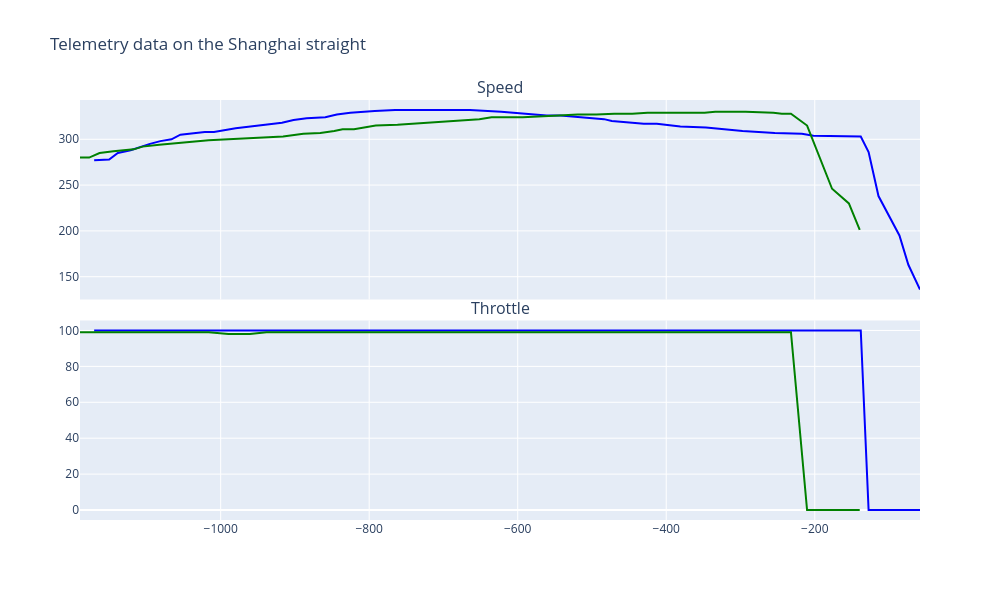

Notebook code cell kept with this figure:
### Code cell
fig = make_subplots(
    rows=2,
    cols=1,
    shared_xaxes=True,
    vertical_spacing=0.05,
    subplot_titles=["Speed", "Throttle"],
    # title="Telemetry data on the Shanghai straight",
)
plot_df = df2[(df2['distance_m']>_start) & (df2['distance_m']<_end)]
plot_df['distance_plt'] = plot_df['distance_m'] - _end
fig.add_trace(
    go.Scatter(
        x=plot_df['distance_plt'].values,
        y=plot_df['speed'].values,
        name='Speed - 2026',
        line=dict(color='blue'),
    ),
    row=1, col=1,
)
fig.add_trace(
    go.Scatter(
        x=plot_df['distance_plt'].values,
        y=plot_df['throttle'].values,
        name='Throttle - 2026',
        line=dict(color='blue'),
    ),
    row=2, col=1,
)
plot_df = df4[(df4['distance_m']>_start) & (df4['distance_m']<_end)]
plot_df['distance_plt'] = plot_df['distance_m'] - _end
fig.add_trace(
    go.Scatter(
        x=plot_df['distance_plt'].values,
        y=plot_df['speed'].values,
        name='Speed - 2025',
        line=dict(color='green'),
    ),
    row=1, col=1,
)
fig.add_trace(
    go.Scatter(
        x=plot_df['distance_plt'].values,
        y=plot_df['throttle'].values,
        name='Throttle - 2025',
        line=dict(color='green'),
    ),
    row=2, col=1,
)
fig.update_layout(
    title="Telemetry data on the Shanghai straight",
    height=600,
    width=1000,
    hovermode="x unified",
    showlegend=False,
    legend=dict(orientation="h", yanchor="bottom", y=1.02, xanchor="right", x=1),
)
fig.update_xaxes(
    showspikes=True,
    spikemode="across",
    spikedash="solid",
    spikecolor="rgba(128, 128, 128, 0.5)",
    spikethickness=1,
)

### Figure 1 — Plotly figure (JSON) as saved in the notebook; plotly's stock layout.template omitted (floating-point values rounded to 4 significant figures)
{"data": [{"line": {"color": "blue"}, "name": "Speed - 2026", "type": "scatter", "x": [-1170.0, -1150.0, -1139.0, -1121.0, -1095.0, -1081.0, -1066.0, -1054.0, -1021.0, -1009.0, -979.8, -917.4, -901.9, -884.2, -859.1, -843.6, -825.4, -812.4, -792.6, -765.2, -745.9, -730.6, -717.5, -697.8, -687.1, -664.3, -622.3, -578.1, -561.1, -542.5, -511.1, -483.8, -473.3, -462.0, -430.3, -412.7, -394.2, -381.0, -346.5, -325.0, -297.3, -253.8, -230.7, -217.4, -201.8, -162.3, -138.1, -127.5, -114.2, -85.99, -73.96, -58.29], "xaxis": "x", "y": [277.0, 278.0, 285.0, 288.0, 295.0, 298.0, 300.0, 305.0, 308.0, 308.0, 312.0, 318.0, 321.0, 323.0, 324.0, 327.0, 329.0, 330.0, 331.0, 332.0, 332.0, 332.0, 332.0, 332.0, 332.0, 332.0, 330.0, 327.0, 326.0, 326.0, 324.0, 322.0, 320.0, 319.0, 317.0, 317.0, 315.0, 314.0, 313.0, 311.0, 309.0, 307.0, 306.0, 306.0, 304.0, 303.0, 303.0, 286.0, 238.0, 195.0, 163.0, 136.0], "yaxis": "y"}, {"line": {"color": "blue"}, "name": "Throttle - 2026", "type": "scatter", "x": [-1170.0, -1150.0, -1139.0, -1121.0, -1095.0, -1081.0, -1066.0, -1054.0, -1021.0, -1009.0, -979.8, -917.4, -901.9, -884.2, -859.1, -843.6, -825.4, -812.4, -792.6, -765.2, -745.9, -730.6, -717.5, -697.8, -687.1, -664.3, -622.3, -578.1, -561.1, -542.5, -511.1, -483.8, -473.3, -462.0, -430.3, -412.7, -394.2, -381.0, -346.5, -325.0, -297.3, -253.8, -230.7, -217.4, -201.8, -162.3, -138.1, -127.5, -114.2, -85.99, -73.96, -58.29], "xaxis": "x2", "y": [100.0, 100.0, 100.0, 100.0, 100.0, 100.0, 100.0, 100.0, 100.0, 100.0, 100.0, 100.0, 100.0, 100.0, 100.0, 100.0, 100.0, 100.0, 100.0, 100.0, 100.0, 100.0, 100.0, 100.0, 100.0, 100.0, 100.0, 100.0, 100.0, 100.0, 100.0, 100.0, 100.0, 100.0, 100.0, 100.0, 100.0, 100.0, 100.0, 100.0, 100.0, 100.0, 100.0, 100.0, 100.0, 100.0, 100.0, 0.0, 0.0, 0.0, 0.0, 0.0], "yaxis": "y2"}, {"line": {"color": "green"}, "name": "Speed - 2025", "type": "scatter", "x": [-1189.0, -1177.0, -1163.0, -1144.0, -1117.0, -1105.0, -1083.0, -1059.0, -1043.0, -1016.0, -989.6, -960.6, -938.3, -915.9, -888.7, -865.9, -847.1, -835.8, -820.5, -805.5, -791.2, -761.9, -744.6, -729.0, -709.4, -686.1, -677.6, -651.6, -635.2, -593.3, -544.5, -519.5, -494.0, -470.0, -445.9, -425.2, -400.3, -383.2, -348.3, -334.0, -316.1, -293.1, -255.7, -244.3, -232.1, -210.3, -176.7, -154.1, -139.4], "xaxis": "x", "y": [280.0, 280.0, 285.0, 287.0, 289.0, 292.0, 294.0, 296.0, 297.0, 299.0, 300.0, 301.0, 302.0, 303.0, 306.0, 307.0, 309.0, 311.0, 311.0, 313.0, 315.0, 316.0, 317.0, 318.0, 319.0, 320.0, 321.0, 322.0, 324.0, 324.0, 326.0, 327.0, 327.0, 328.0, 328.0, 329.0, 329.0, 329.0, 329.0, 330.0, 330.0, 330.0, 329.0, 328.0, 328.0, 315.0, 246.0, 230.0, 201.0], "yaxis": "y"}, {"line": {"color": "green"}, "name": "Throttle - 2025", "type": "scatter", "x": [-1189.0, -1177.0, -1163.0, -1144.0, -1117.0, -1105.0, -1083.0, -1059.0, -1043.0, -1016.0, -989.6, -960.6, -938.3, -915.9, -888.7, -865.9, -847.1, -835.8, -820.5, -805.5, -791.2, -761.9, -744.6, -729.0, -709.4, -686.1, -677.6, -651.6, -635.2, -593.3, -544.5, -519.5, -494.0, -470.0, -445.9, -425.2, -400.3, -383.2, -348.3, -334.0, -316.1, -293.1, -255.7, -244.3, -232.1, -210.3, -176.7, -154.1, -139.4], "xaxis": "x2", "y": [99.0, 99.0, 99.0, 99.0, 99.0, 99.0, 99.0, 99.0, 99.0, 99.0, 98.0, 98.0, 99.0, 99.0, 99.0, 99.0, 99.0, 99.0, 99.0, 99.0, 99.0, 99.0, 99.0, 99.0, 99.0, 99.0, 99.0, 99.0, 99.0, 99.0, 99.0, 99.0, 99.0, 99.0, 99.0, 99.0, 99.0, 99.0, 99.0, 99.0, 99.0, 99.0, 99.0, 99.0, 99.0, 0.0, 0.0, 0.0, 0.0], "yaxis": "y2"}], "layout": {"annotations": [{"font": {"size": 16}, "showarrow": false, "text": "Speed", "x": 0.5, "xanchor": "center", "xref": "paper", "y": 1, "yanchor": "bottom", "yref": "paper"}, {"font": {"size": 16}, "showarrow": false, "text": "Throttle", "x": 0.5, "xanchor": "center", "xref": "paper", "y": 0.475, "yanchor": "bottom", "yref": "paper"}], "height": 600, "hovermode": "x unified", "legend": {"orientation": "h", "x": 1, "xanchor": "right", "y": 1.02, "yanchor": "bottom"}, "showlegend": false, "title": {"text": "Telemetry data on the Shanghai straight"}, "width": 1000, "xaxis": {"anchor": "y", "domain": [0, 1], "matches": "x2", "showspikes": true, "showticklabels": false, "spikecolor": "rgba(128, 128, 128, 0.5)", "spikedash": "solid", "spikemode": "across", "spikethickness": 1}, "xaxis2": {"anchor": "y2", "domain": [0, 1], "showspikes": true, "spikecolor": "rgba(128, 128, 128, 0.5)", "spikedash": "solid", "spikemode": "across", "spikethickness": 1}, "yaxis": {"anchor": "x", "domain": [0.525, 1]}, "yaxis2": {"anchor": "x2", "domain": [0, 0.475]}}}
